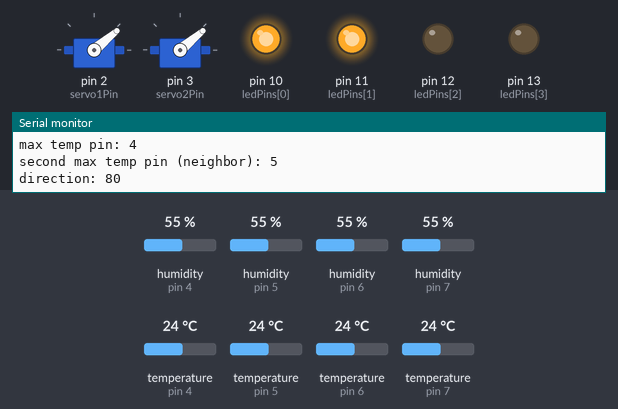
This sketch was run on a simulated Arduino Uno, built with avr-gcc and run on an emulated ATmega328P. Parts: 2 × servo, output pins drawn as LEDs (lit = HIGH), the last lines printed to the serial monitor. The inputs (shaded band) are chosen by the test bench; at power-on: temperature (sensors on pin 4, pin 5, pin 6, pin 7) 24 °C, humidity (sensors on pin 4, pin 5, pin 6, pin 7) 55 %.

Above: at 5.1 s.
5.2 s: temperature (sensor on pin 4) set to 27 °C
At 9.9 s:
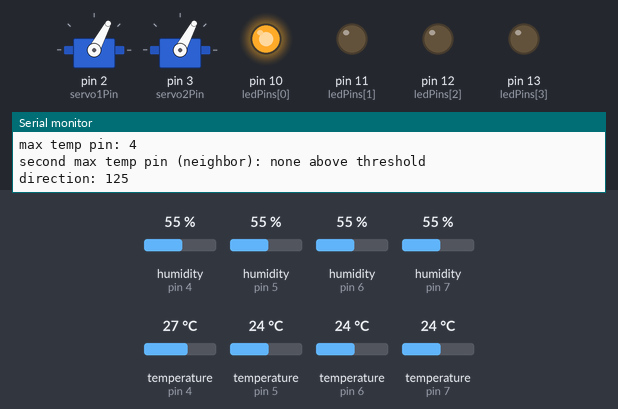
14.7 s: temperature (sensor on pin 5) set to 27 °C
At 21.73 s:
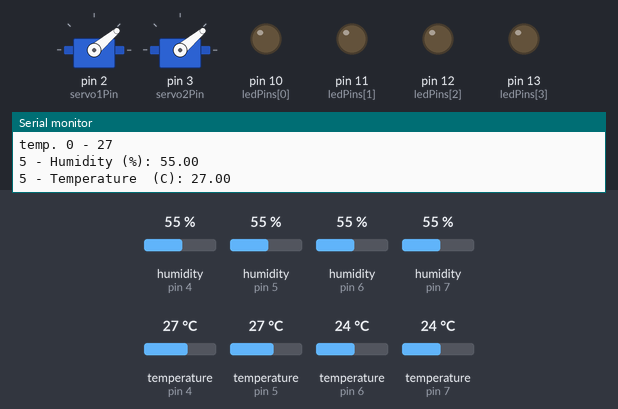
23.3 s: temperature (sensor on pin 6) set to 28 °C
At 27.4 s:
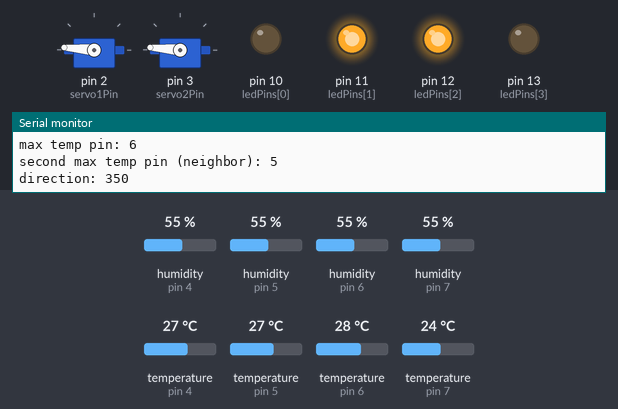
32.0 s: temperature (sensor on pin 7) set to 28 °C
At 35.9 s:
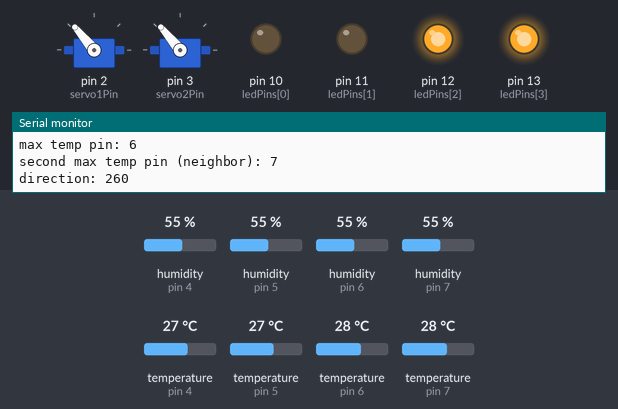
40.6 s: temperature (sensor on pin 4) set to 28 °C
At 44.3 s:
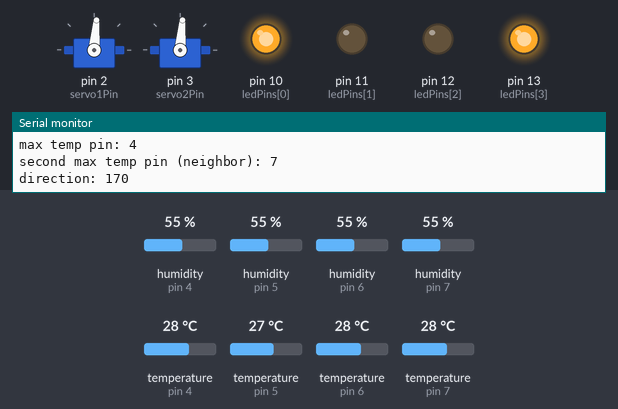
49.2 s: temperature (sensor on pin 5) set to 33 °C
At 53.4 s:
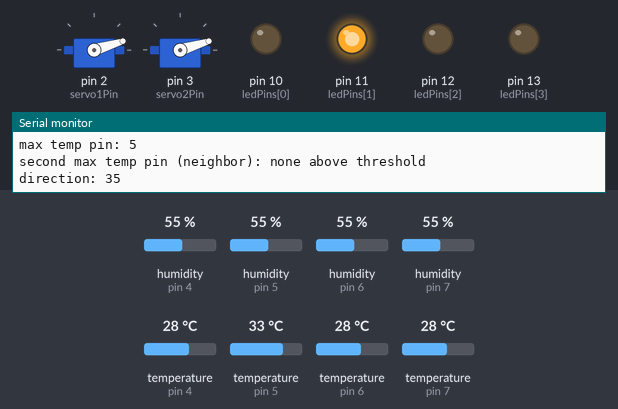
Timing chart, 0 to 57.8 s (numbered marks = the images above; inputs shaded):
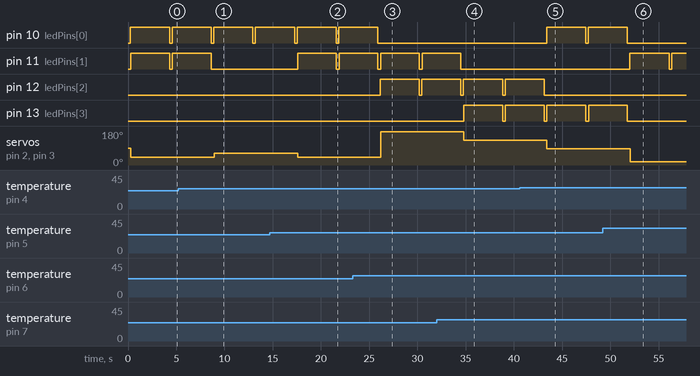

Measured:
- the behaviour switches between 25 and 26 °C on temperature (sensor on pin 4) (found by bisection; images 0 and 1)
- the behaviour switches between 25 and 26 °C on temperature (sensor on pin 5) (found by bisection; images 1 and 2)
- the behaviour switches between 26 and 27 °C on temperature (sensor on pin 7) (found by bisection; images 3 and 4)
- after the input at 5.2 s, pin 11 (ledPins[1]): goes on until 8.6 s, then stays LOW; servo on pin 2 (servo1Pin), servo on pin 3 (servo2Pin): 40° → 62° after 3.7 s
- after the input at 14.7 s, pin 11 (ledPins[1]): LOW → HIGH after 2.9 s, → LOW 4.0 s later, → HIGH 0.29 s later; servo on pin 2 (servo1Pin), servo on pin 3 (servo2Pin): 62° → 40° after 2.9 s
- after the input at 23.3 s, pin 10 (ledPins[0]): goes on until 25.9 s, then stays LOW; pin 12 (ledPins[2]): LOW → HIGH after 2.8 s, → LOW 4.1 s later, → HIGH 0.26 s later; servo on pin 2 (servo1Pin), servo on pin 3 (servo2Pin): 40° → 175° after 2.9 s
- after the input at 32.0 s, pin 11 (ledPins[1]): goes on until 34.5 s, then stays LOW; pin 13 (ledPins[3]): LOW → HIGH after 2.8 s, → LOW 4.0 s later, → HIGH 0.29 s later; servo on pin 2 (servo1Pin), servo on pin 3 (servo2Pin): 175° → 130° after 2.8 s
- after the input at 40.6 s, pin 10 (ledPins[0]): LOW → HIGH after 2.8 s, → LOW 4.1 s later, → HIGH 0.26 s later; pin 12 (ledPins[2]): goes on until 43.1 s, then stays LOW; servo on pin 2 (servo1Pin), servo on pin 3 (servo2Pin): 130° → 85° after 2.8 s
- after the input at 49.2 s, pin 10 (ledPins[0]), pin 13 (ledPins[3]): goes on until 51.7 s, then stays LOW; pin 11 (ledPins[1]): LOW → HIGH after 2.8 s, → LOW 4.1 s later, → HIGH 0.26 s later; servo on pin 2 (servo1Pin), servo on pin 3 (servo2Pin): 85° → 17° after 2.9 s

The sketch:

heatseeking-fan.ino
```cpp
#include <dht11.h>
#include <Servo.h>


dht11 DHT11;
Servo servo1;
Servo servo2;
int servoPosDegrees = 0;
int DELTA_TEMP = 2;
int DELAY_MILLIS = 4000;
int SERVO_DEFAULT_OFFSET_DEGREES = 125;


int servo1Pin = 2;
int servo2Pin = 3;
int sensorPins[] = {4, 5, 6, 7};
int ledPins[] = {10, 11, 12, 13};


int numSensors;


void  setup()
{
 Serial.begin(9600);


 numSensors = sizeof(sensorPins)/sizeof(sensorPins[0]);
  for (int ledPin: ledPins) {
   pinMode(ledPin, OUTPUT);
 }
 servo1.attach(servo1Pin);
 servo2.attach(servo2Pin);
}


void loop()
{
 Serial.println();


 for (int ledPin: ledPins) {
   digitalWrite(ledPin, LOW);
 }


  // get max temp
 int temperatures[numSensors];
 int maxTemp = 0;
 int maxTempIndex = 0;
 for (int i = 0; i < numSensors; i++) {
   temperatures[i] = readTemperature(sensorPins[i]);
   Serial.print("temp. ");
   Serial.print(i);
   Serial.print(" - ");
   Serial.println(temperatures[i]);
   if (temperatures[i] > maxTemp) {
     maxTemp = temperatures[i];
     maxTempIndex = i;
   }
 }
 Serial.print("max temp pin: ");
 Serial.println(sensorPins[maxTempIndex]);
 digitalWrite(ledPins[maxTempIndex], HIGH);
 servoPosDegrees = (numSensors - maxTempIndex) * 90;
 // check neighbors for similar temp
 int left = maxTempIndex - 1;
 if (left < 0) {
   left = numSensors-1;
 }
 int right = (maxTempIndex+1)%4;
 int higherNeighbor;
 int offsetDegrees;
 if (temperatures[left] > temperatures[right]) {
   higherNeighbor = left;
   offsetDegrees = -45;
 }
 else {
   higherNeighbor = right;
   offsetDegrees = 45;
 }
 Serial.print("second max temp pin (neighbor): ");
 if (temperatures[higherNeighbor] > temperatures[maxTempIndex]-DELTA_TEMP) {
   // middle
   Serial.println(sensorPins[higherNeighbor]);
   digitalWrite(ledPins[higherNeighbor], HIGH);
   servoPosDegrees = servoPosDegrees-offsetDegrees; // subtract offsetDegrees because the motor is in the opposite direction to increasing pins numbers
 } else {
   Serial.println("none above threshold");
 }

 // set servo

 servoPosDegrees = servoPosDegrees + SERVO_DEFAULT_OFFSET_DEGREES;
 if (servoPosDegrees >= 360) {
   servoPosDegrees = servoPosDegrees - 360;
 }
 if (servoPosDegrees < 0) {
   servoPosDegrees = servoPosDegrees + 360;
 }

 servo1.write(servoPosDegrees/2);
 servo2.write(servoPosDegrees/2);
 Serial.print("direction: ");
 Serial.println(servoPosDegrees);

 delay(DELAY_MILLIS);

}


int readTemperature(int pin) {
 //int chk = DHT11.read(DHT11PIN);
 DHT11.read(pin);


 Serial.print(pin);
 Serial.print(" - Humidity (%): ");
 Serial.println((float)DHT11.humidity, 2);


 Serial.print(pin);
 Serial.print(" - Temperature  (C): ");
 Serial.println((float)DHT11.temperature, 2);


 return DHT11.temperature;
}
```
